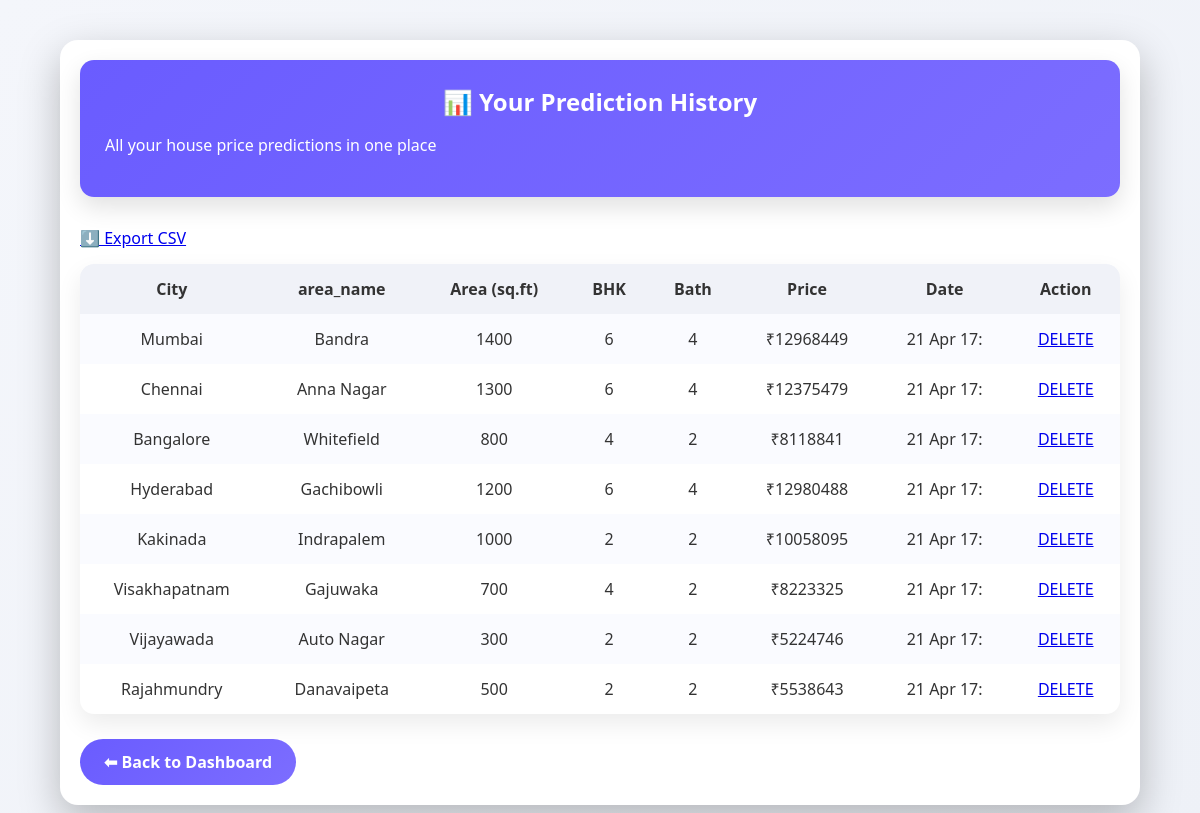
The app's page /user/history (signed in) with its own data.
### tables this page shows
CREATE TABLE predictions (
            id INTEGER PRIMARY KEY AUTOINCREMENT,
            area INTEGER,
            bedrooms INTEGER,
            bathrooms INTEGER,
            city TEXT,
            area_name TEXT,
            model TEXT,
            price INTEGER,
            time TEXT,
            user_email TEXT
        );

### app.py (the view)
@app.route("/user/history")
def user_history():
    if not session.get("user_email"):
        return redirect("/login_user")
    conn = get_db()
    rows = conn.execute("""
        SELECT id, area, bedrooms, bathrooms,city, area_name, model, price, time
        FROM predictions
        WHERE user_email = ?
        ORDER BY id DESC
    """, (session["user_email"],)).fetchall()
    conn.close()
    return render_template(
        "user_history.html",
        predictions=rows,
        user=session.get("user")
    )

### app.py (called while the page is built)
@app.context_processor
def inject_user():
    return {
        "is_admin": session.get("admin"),
        "is_user": session.get("user"),
        "user_name": session.get("user")
    }

### database.py (called while the page is built)
def get_db():
    conn = sqlite3.connect(DB_NAME)
    conn.row_factory = sqlite3.Row
    return conn

### templates/user_history.html (shortened to what this page needs)
<!DOCTYPE html>
<html lang="en">
<head>
    <link rel="stylesheet" href="{{ url_for('static', filename='style.css') }}">
</head>
<body>
<div class="container">
    <div class="header">
        <h2>📊 Your Prediction History</h2>
        <p>All your house price predictions in one place</p>
    </div>
    <div style="margin-bottom:15px;">
    <a href="/user/download" class="btn btn-primary">
        ⬇️ Export CSV
    </a>
</div>
{% if predictions %}
    <table>
        <tr>
            <th>City</th>
            <th>area_name</th>
            <th>Area (sq.ft)</th>
            <th>BHK</th>
            <th>Bath</th>
            <th>Price</th>
            <th>Date</th>
            <th>Action</th>
        </tr>
        {% for p in predictions %}
        <tr>
    <td>{{ p.city }}</td>
    <td>{{ p.area_name }}</td>
    <td>{{ p.area }}</td>
    <td>{{ p.bedrooms }}</td>
    <td>{{ p.bathrooms }}</td>
    <td>₹{{ p.price }}</td>
    <td>{{ p.time[:10] }}</td>
    <td>
        <a href="/user/delete/{{ p.id }}"
           onclick="return confirm('Delete this prediction?')">
           DELETE
        </a>
    </td>
</tr>
        {% endfor %}
    </table>
    {% else %}
        <div class="empty">
            <h3>No predictions found</h3>
            <p>Start predicting house prices to see history here.</p>
        </div>
    {% endif %}
    <a href="/user_dashboard" class="back-btn">⬅ Back to Dashboard</a>
</div>
</body>
</html>

### static/style.css (style rules this page uses)
:root { --primary: #667eea; --secondary: #764ba2; --bg: #f4f6fb; --card: #ffffff; --text: #333; }
* { box-sizing: border-box; }
body { margin: 0; font-family: "Segoe UI", Tahoma, sans-serif; background: var(--bg); color: var(--text); min-height: 100vh; transition: background 0.5s ease, color 0.5s ease; }
.container { width: 90%; max-width: 950px; margin: 90px auto; background: var(--card); padding: 30px; border-radius: 18px; box-shadow: 0 15px 40px rgba(0,0,0,0.25); animation: fadeIn 0.7s ease; transition: background 0.5s ease; }
h1, h2 { text-align: center; }

### templates/user_history.html (style rules this page uses)
body { margin: 0; font-family: "Segoe UI", sans-serif; background: linear-gradient(135deg, #f4f6fb, #eef1f7); }
.container { max-width: 1100px; margin: 40px auto; padding: 20px; }
.header { background: linear-gradient(135deg, #6a5cff, #7c6dff); color: #fff; padding: 25px; border-radius: 14px; box-shadow: 0 10px 25px rgba(0,0,0,0.12); margin-bottom: 30px; }
.header h2 { margin: 0; }
table { width: 100%; border-collapse: collapse; background: #fff; border-radius: 14px; overflow: hidden; box-shadow: 0 10px 25px rgba(0,0,0,0.08); }
th, td { padding: 14px 16px; text-align: center; }
th { background: #f0f2f8; color: #333; font-weight: 600; }
tr:nth-child(even) { background: #fafbff; }
.back-btn { display: inline-block; margin-top: 25px; padding: 12px 24px; background: linear-gradient(135deg, #6a5cff, #7c6dff); color: #fff; border-radius: 30px; text-decoration: none; font-weight: 600; }

### records on screen
predictions: city "Mumbai", area_name "Bandra", area "1400", bedrooms "6", bathrooms "4", price "12968449", time "21 Apr 17:"
predictions: city "Chennai", area_name "Anna Nagar", area "1300", bedrooms "6", bathrooms "4", price "12375479", time "21 Apr 17:"
predictions: city "Bangalore", area_name "Whitefield", area "800", bedrooms "4", bathrooms "2", price "8118841", time "21 Apr 17:"
predictions: city "Hyderabad", area_name "Gachibowli", area "1200", bedrooms "6", bathrooms "4", price "12980488", time "21 Apr 17:"
predictions: city "Kakinada", area_name "Indrapalem", area "1000", bedrooms "2", bathrooms "2", price "10058095", time "21 Apr 17:"
predictions: city "Visakhapatnam", area_name "Gajuwaka", area "700", bedrooms "4", bathrooms "2", price "8223325", time "21 Apr 17:"
predictions: city "Vijayawada", area_name "Auto Nagar", area "300", bedrooms "2", bathrooms "2", price "5224746", time "21 Apr 17:"
predictions: city "Rajahmundry", area_name "Danavaipeta", area "500", bedrooms "2", bathrooms "2", price "5538643", time "21 Apr 17:"
